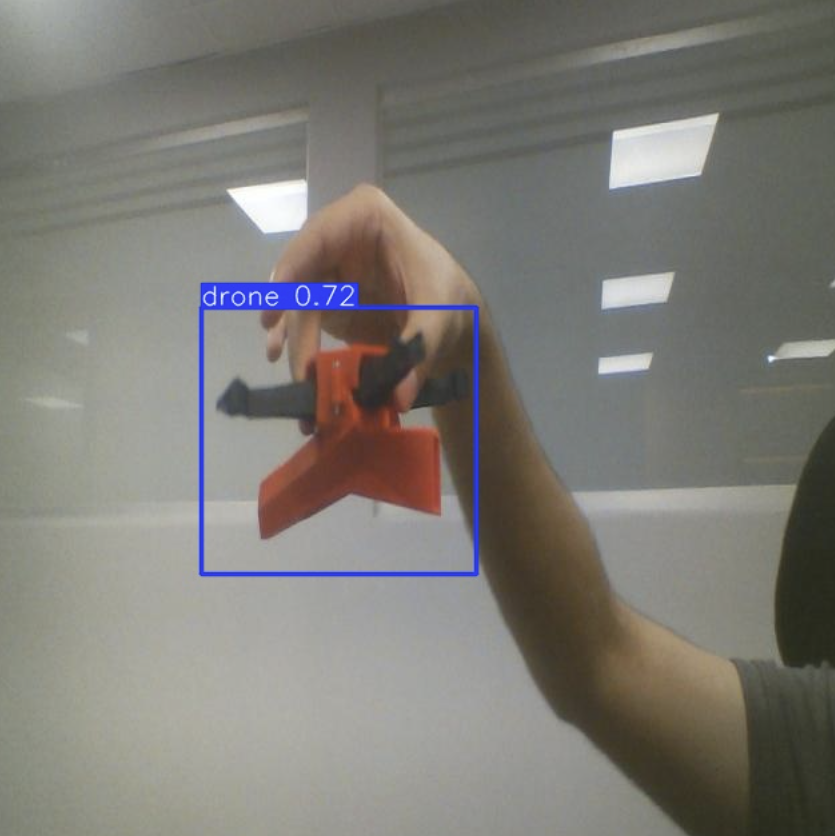
#> input picture linkedin_assets/3d_drone_detection_1.png, 835 x 836 px; its folder holds only this picture in this run
$ python -i auto_labeler.py   (imports and definitions only)
#> lines starting #> are read from the running program, lines starting #| are printed output that depends on the picture; after the words box and inside, x2 and y2 are one past the last pixel; in counts of white or black regions, pixels touching at a corner belong together
#> further down, picture is the input picture: shape (836, 835, 3); mean B, G, R 117.6, 123.5, 125.6
import cv2
import numpy as np
import os
import shutil

# --- CONFIGURATION ---
INPUT_DIR = "My_Custom_Prints"
OUTPUT_DIR = "Annotated_Test"
LABEL_DIR = "My_Custom_Labels"

# [4 lines not run here, left out]

def get_perfect_box(img):
    h, w = img.shape[:2]
    hsv = cv2.cvtColor(img, cv2.COLOR_BGR2HSV)
#> hsv: shape (836, 835, 3); mean H, S, V 38.9, 30.5, 129.2

    # 1. SPECIALIZED MASKS
    # Red Drone Mask (High Saturation, specific Red Hue)
    m1 = cv2.inRange(hsv, np.array([0, 150, 50]), np.array([10, 255, 255]))
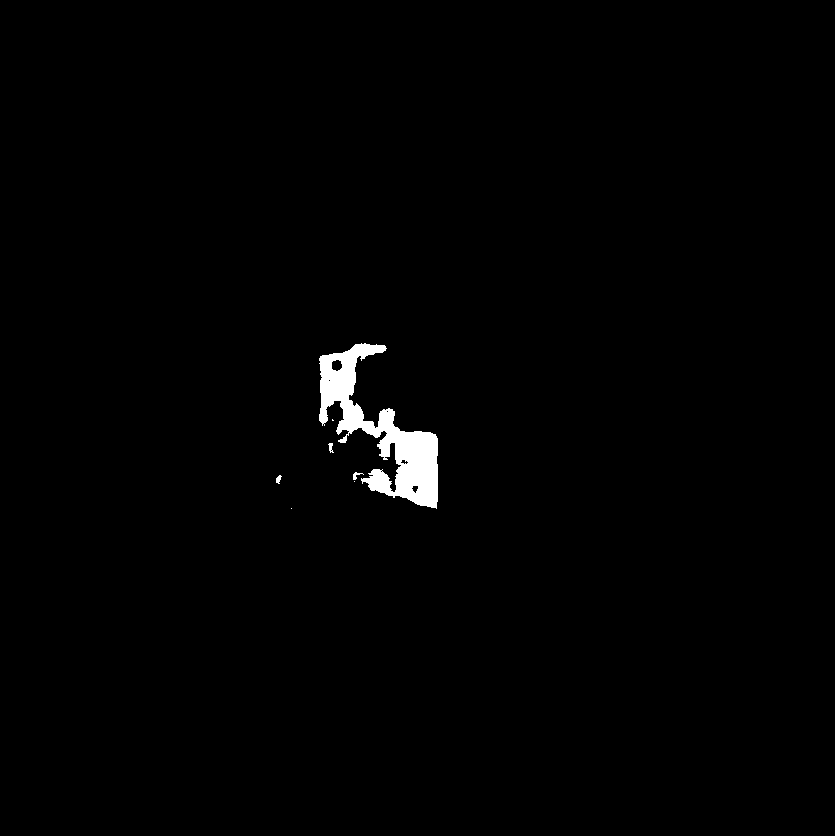
#> m1: shape (836, 835); 1% white; 7 white regions (3 under 20 px), largest, box (x1, y1, x2, y2) and area: (319, 343, 438, 509) 7084, (353, 472, 364, 480) 36, (328, 443, 334, 453) 34, (276, 475, 282, 484) 33
    m2 = cv2.inRange(hsv, np.array([160, 150, 50]), np.array([180, 255, 255]))
#> m2: shape (836, 835); every value is 0
    red_drone_seed = m1 + m2

    # Black Rocket Mask (Extremely Low Saturation + Low Brightness)
    # This ignores faces because skin has saturation > 30 usually
    black_rocket_mask = cv2.inRange(hsv, np.array([0, 0, 0]), np.array([180, 40, 50]))
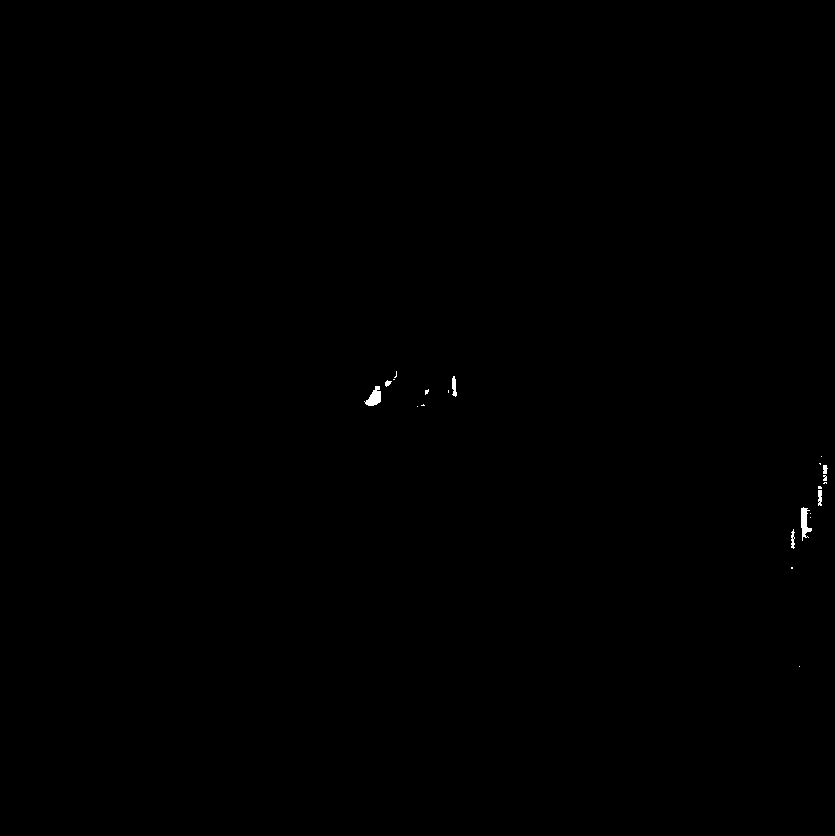
#> black_rocket_mask: shape (836, 835); 0.1% white; 22 white regions (15 under 20 px), largest, box (x1, y1, x2, y2) and area: (364, 386, 381, 406) 195, (801, 507, 812, 541) 194, (452, 376, 457, 397) 73

    # 2. SEED-BASED DISCOVERY
    # We find the core object first
    combined_seed = cv2.bitwise_or(red_drone_seed, black_rocket_mask)
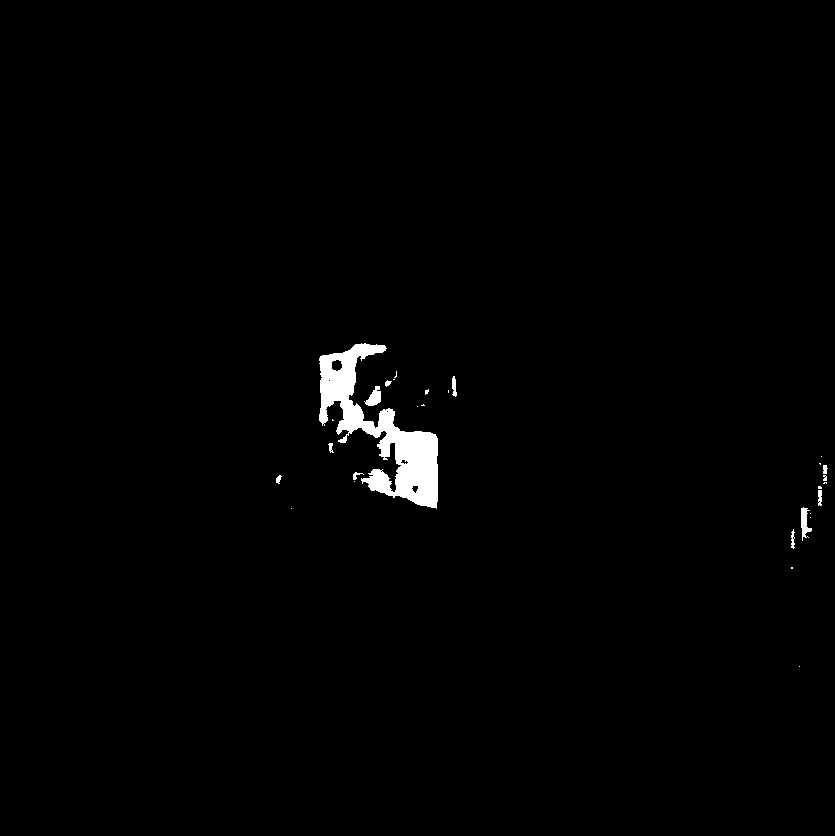
#> combined_seed: shape (836, 835); 1.1% white; 29 white regions (18 under 20 px), largest, box (x1, y1, x2, y2) and area: (319, 343, 438, 509) 7084, (364, 386, 381, 406) 195, (801, 507, 812, 541) 194

    # Ignore the top 30% of screen (head region)
    combined_seed[0:int(h*0.3), :] = 0

    # Clean up seeds
    kernel = np.ones((5,5), np.uint8)
    combined_seed = cv2.morphologyEx(combined_seed, cv2.MORPH_OPEN, kernel)
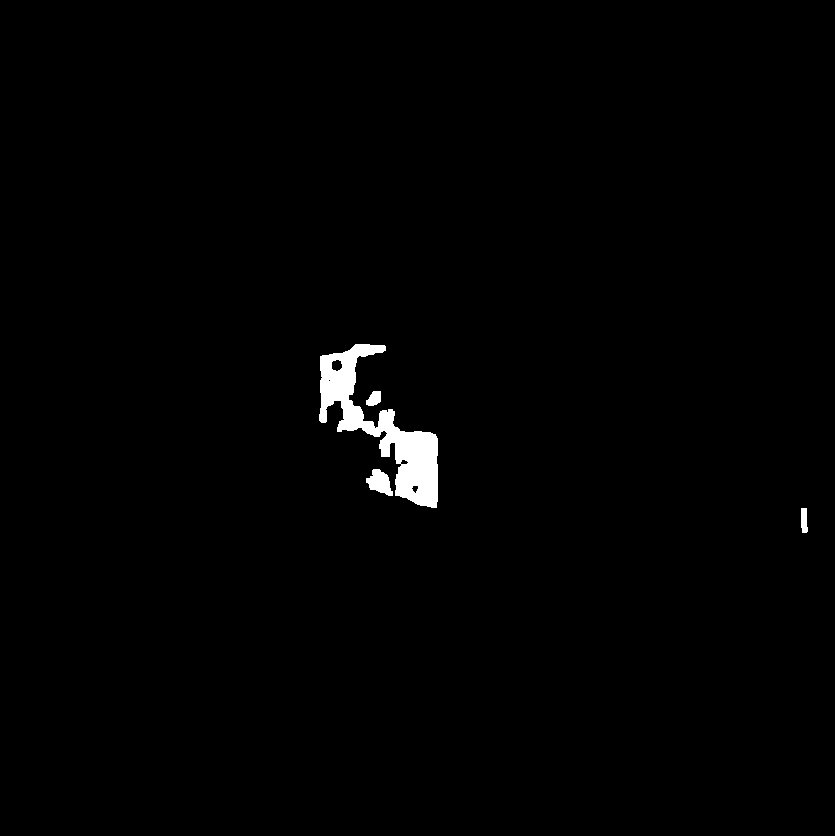
#> combined_seed: shape (836, 835); 1% white; 4 white regions, box (x1, y1, x2, y2) and area: (319, 344, 438, 508) 6421, (366, 469, 393, 496) 445, (366, 391, 381, 406) 168, (801, 508, 808, 533) 150

    # 3. EXPAND FROM SEED
    # Now we find the full silhouette around those seeds
    gray = cv2.cvtColor(img, cv2.COLOR_BGR2GRAY)
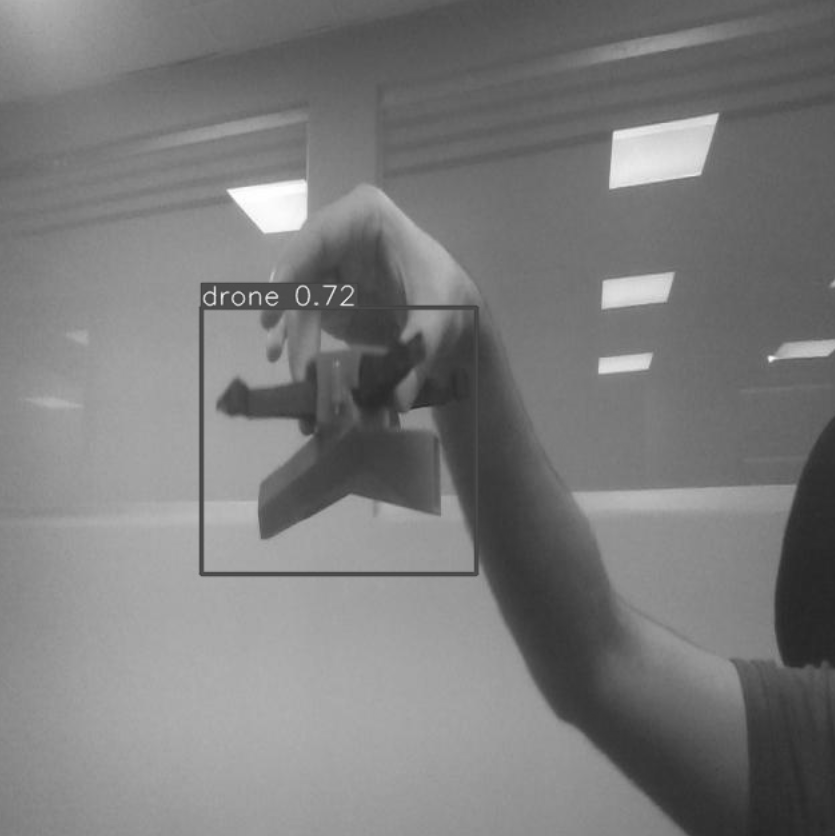
#> gray: shape (836, 835); min 36, max 255, mean 123.5
    _, silhouette = cv2.threshold(gray, 150, 255, cv2.THRESH_BINARY_INV)
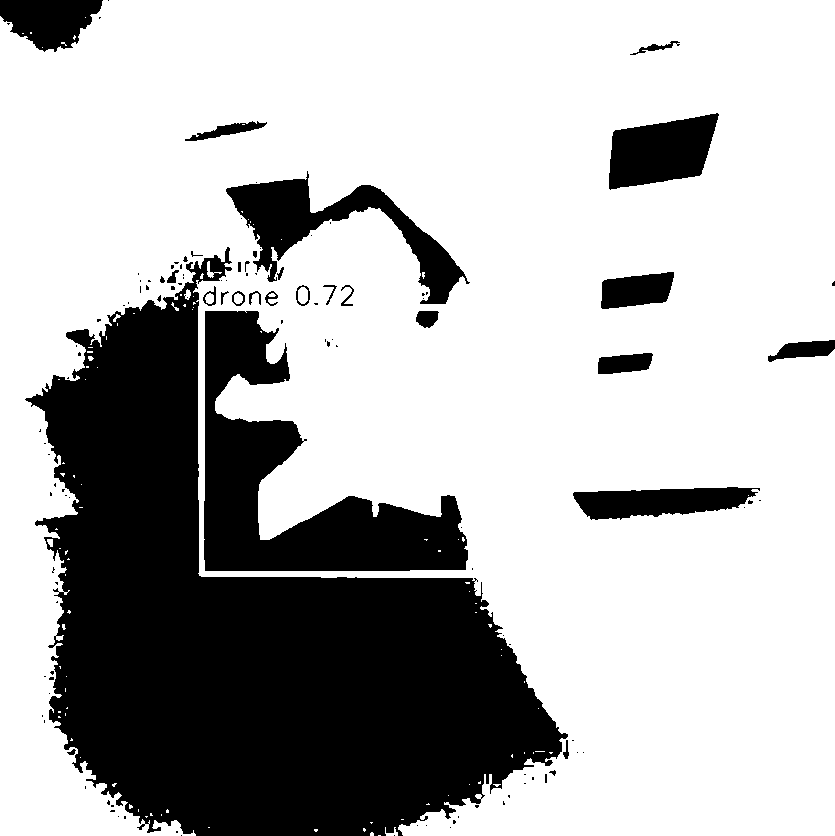
#> silhouette: shape (836, 835); 70.8% white; 121 black regions (91 under 20 px)

    contours, _ = cv2.findContours(combined_seed, cv2.RETR_EXTERNAL, cv2.CHAIN_APPROX_SIMPLE)
#> contours = 4 contours; box (x1, y1, x2, y2) and area: (319, 344, 438, 508) 6210, (366, 469, 393, 496) 402, (366, 391, 381, 406) 144, (801, 508, 808, 533) 120
    if not contours: return None

    # Pick the best seed contour
    best_seed = max(contours, key=cv2.contourArea)
#> best_seed = contour of 248 points, box (x1, y1, x2, y2) (319, 344, 438, 508), area 6210
    if cv2.contourArea(best_seed) < 500: return None

    # Find the silhouette contour that ENCLOSES this seed
    all_sil_contours, _ = cv2.findContours(silhouette, cv2.RETR_EXTERNAL, cv2.CHAIN_APPROX_SIMPLE)
#> all_sil_contours = 84 contours, 79 with area under 20; largest, box (x1, y1, x2, y2) and area: (0, 0, 835, 836) 542038, (207, 261, 222, 278) 46, (184, 289, 191, 300) 36, (385, 827, 398, 836) 30, (47, 539, 53, 547) 26

    for sil_cnt in all_sil_contours:
        x, y, bw, bh = cv2.boundingRect(sil_cnt)
        # Must be in the middle/bottom half, not too huge, and contain the seed
        if y < int(h*0.2): continue
        if bw * bh > (h * w * 0.6): continue

        # Check if seed is inside this silhouette
        seed_x, seed_y, _, _ = cv2.boundingRect(best_seed)
        if x <= seed_x and y <= seed_y and (x+bw) >= seed_x and (y+bh) >= seed_y:
            return (x, y, bw, bh)
#> this loop made 84 passes
#> (sil_cnt, x, y, bw, bh) on passes 1, 6, 7, 8, 9, 10: ([[378, 835], [380, 835]], 378, 835, 3, 1), ([[208, 827], [209, 827]], 208, 827, 2, 1), ([[370, 822], [371, 823], [372, 822]], 370, 822, 3, 2), ([[401, 819], [403, 819]], 401, 819, 3, 1), ([[145, 816], [146, 817], [147, 816]], 145, 816, 3, 2), ([[161, 814], [161, 815]], 161, 814, 1, 2)

    return cv2.boundingRect(best_seed) # Fallback to seed box

# Process
# [1 line that did not run here, left out]
count = 0
# [19 lines not run here, left out]

>>> import cv2
>>> picture = cv2.imread('linkedin_assets/3d_drone_detection_1.png')
>>> result = get_perfect_box(picture)
#> result = (319, 344, 119, 164)

$ run again, on linkedin_assets/3d_drone_detection_2.png
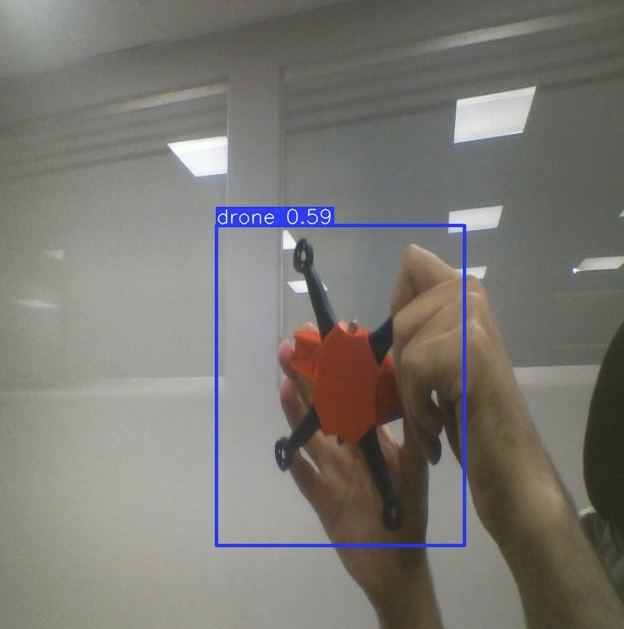
#> input picture linkedin_assets/3d_drone_detection_2.png, 624 x 629 px
#> picture is the input picture: shape (629, 624, 3); mean B, G, R 115.2, 120.8, 122.8
#> hsv: shape (629, 624, 3); mean H, S, V 39.9, 32.5, 127
#> in get_perfect_box, `m1 = cv2.inRange(hsv, np.array([0, 150, 50]), np.array([10, 255, 255]))`:
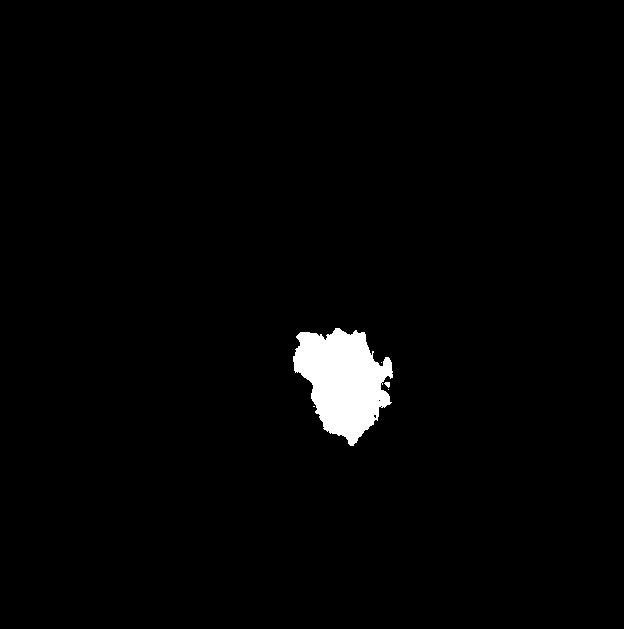
#> m1: shape (629, 624); 1.9% white; 5 white regions (3 under 20 px), largest, box (x1, y1, x2, y2) and area: (293, 328, 393, 446) 7395, (384, 382, 390, 388) 24
#> m2: shape (629, 624); every value is 0
#> black_rocket_mask: shape (629, 624); 0.38% white; 22 white regions (19 under 20 px), largest, box (x1, y1, x2, y2) and area: (364, 435, 395, 529) 712, (372, 321, 392, 358) 384, (293, 410, 317, 445) 308
#> in get_perfect_box, `_, silhouette = cv2.threshold(gray, 150, 255, cv2.THRESH_BINARY_INV)`:
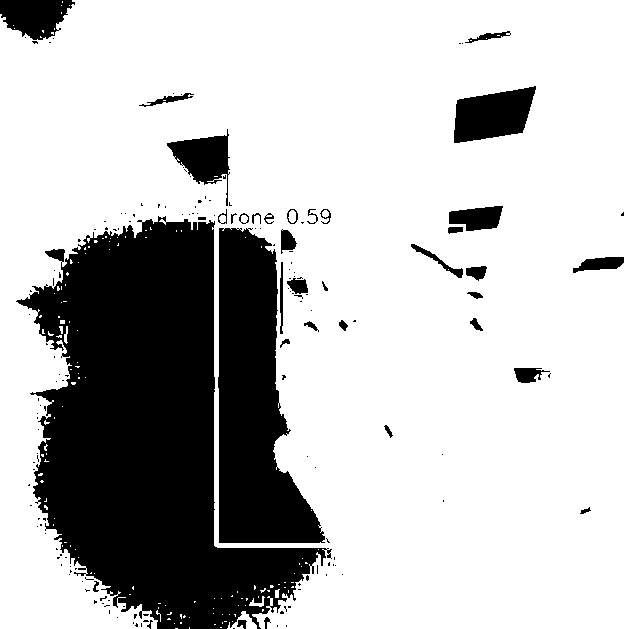
#> silhouette: shape (629, 624); 74.7% white; 169 black regions (132 under 20 px)
#> contours = 6 contours, 1 with area under 20; largest, box (x1, y1, x2, y2) and area: (293, 328, 392, 445) 7113, (365, 445, 387, 489) 356, (372, 327, 392, 352) 322, (300, 415, 316, 437) 196, (387, 499, 394, 506) 36
#> best_seed = contour of 185 points, box (x1, y1, x2, y2) (293, 328, 392, 445), area 7113
#> all_sil_contours = 129 contours, 124 with area under 20; largest, box (x1, y1, x2, y2) and area: (0, 0, 624, 629) 320335, (227, 611, 257, 629) 168, (249, 596, 265, 607) 46, (64, 326, 68, 344) 25, (275, 589, 280, 598) 22
#> the loop in get_perfect_box, `for sil_cnt in all_sil_contours:` made 129 passes
#> (sil_cnt, x, y, bw, bh) on passes 1, 2, 3, 4, 6, 7: ([[175, 628], [177, 628]], 175, 628, 3, 1), ([[220, 627], [221, 627]], 220, 627, 2, 1), ([[189, 627], [189, 628]], 189, 627, 1, 2), ([[214, 624], [215, 624]], 214, 624, 2, 1), ([[222, 622], [222, 623]], 222, 622, 1, 2), ([[180, 622], [180, 623], [181, 623], [181, 622]], 180, 622, 2, 2)
#> result = (293, 328, 99, 117)
